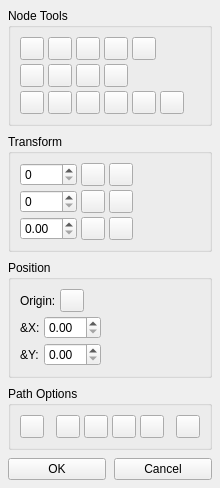
<?xml version="1.0" encoding="UTF-8"?>
<ui version="4.0">
 <class>nodePalette</class>
 <widget class="QWidget" name="nodePalette">
  <property name="geometry">
   <rect>
    <x>0</x>
    <y>0</y>
    <width>210</width>
    <height>381</height>
   </rect>
  </property>
  <property name="windowTitle">
   <string>Form</string>
  </property>
  <layout class="QVBoxLayout" name="verticalLayout">
   <property name="spacing">
    <number>8</number>
   </property>
   <property name="leftMargin">
    <number>8</number>
   </property>
   <property name="topMargin">
    <number>8</number>
   </property>
   <property name="rightMargin">
    <number>8</number>
   </property>
   <property name="bottomMargin">
    <number>8</number>
   </property>
   <item>
    <widget class="QGroupBox" name="nodeToolsSection">
     <property name="title">
      <string>Node Tools</string>
     </property>
     <layout class="QGridLayout" name="gridLayout">
     <property name="spacing">
      <number>4</number>
     </property>
     <item row="2" column="4">
      <widget class="QToolButton" name="PolyShearU">
       <property name="text">
        <string/>
       </property>
      </widget>
     </item>
     <item row="0" column="6">
      <spacer name="horizontalSpacer">
       <property name="orientation">
        <enum>Qt::Orientation::Horizontal</enum>
       </property>
       <property name="sizeHint" stdset="0">
        <size>
         <width>0</width>
         <height>20</height>
        </size>
       </property>
      </spacer>
     </item>
     <item row="0" column="2">
      <widget class="QToolButton" name="AddNode">
       <property name="text">
        <string/>
       </property>
      </widget>
     </item>
     <item row="1" column="2">
      <widget class="QToolButton" name="IndependentMove">
       <property name="text">
        <string/>
       </property>
      </widget>
     </item>
     <item row="1" column="0">
      <widget class="QToolButton" name="SymMove">
       <property name="text">
        <string/>
       </property>
      </widget>
     </item>
     <item row="0" column="4">
      <widget class="QToolButton" name="PolySplit">
       <property name="text">
        <string/>
       </property>
      </widget>
     </item>
     <item row="2" column="3">
      <widget class="QToolButton" name="PolyShearR">
       <property name="text">
        <string/>
       </property>
      </widget>
     </item>
     <item row="1" column="1">
      <widget class="QToolButton" name="AsymMove">
       <property name="text">
        <string/>
       </property>
      </widget>
     </item>
     <item row="0" column="0">
      <widget class="QToolButton" name="MoveNode">
       <property name="text">
        <string/>
       </property>
      </widget>
     </item>
     <item row="2" column="5">
      <widget class="QToolButton" name="PolyShearD">
       <property name="text">
        <string/>
       </property>
      </widget>
     </item>
     <item row="0" column="1">
      <widget class="QToolButton" name="EditControl">
       <property name="text">
        <string/>
       </property>
      </widget>
     </item>
     <item row="2" column="2">
      <widget class="QToolButton" name="PolyShearL">
       <property name="text">
        <string/>
       </property>
      </widget>
     </item>
     <item row="2" column="1">
      <widget class="QToolButton" name="PolyMirrorV">
       <property name="text">
        <string/>
       </property>
      </widget>
     </item>
     <item row="0" column="3">
      <widget class="QToolButton" name="DeleteNode">
       <property name="text">
        <string/>
       </property>
      </widget>
     </item>
     <item row="2" column="0">
      <widget class="QToolButton" name="PolyMirrorH">
       <property name="text">
        <string/>
       </property>
      </widget>
     </item>
     <item row="1" column="3">
      <widget class="QToolButton" name="BezierClose">
       <property name="text">
        <string/>
       </property>
      </widget>
     </item>
     </layout>
    </widget>
   </item>
   <item>
    <widget class="QGroupBox" name="transformSection">
     <property name="title">
      <string>Transform</string>
     </property>
     <layout class="QGridLayout" name="gridLayout_2">
     <property name="spacing">
      <number>4</number>
     </property>
     <item row="0" column="0">
      <widget class="QSpinBox" name="RotVal"/>
     </item>
     <item row="2" column="0">
      <widget class="ScrSpinBox" name="scaleDistance"/>
     </item>
     <item row="2" column="1">
      <widget class="QToolButton" name="Enlarge">
       <property name="text">
        <string/>
       </property>
      </widget>
     </item>
     <item row="0" column="2">
      <widget class="QToolButton" name="RotateCW">
       <property name="text">
        <string/>
       </property>
      </widget>
     </item>
     <item row="1" column="2">
      <widget class="QToolButton" name="Shrink">
       <property name="text">
        <string/>
       </property>
      </widget>
     </item>
     <item row="1" column="0">
      <widget class="QSpinBox" name="scalePercentage"/>
     </item>
     <item row="0" column="1">
      <widget class="QToolButton" name="RotateCCW">
       <property name="text">
        <string/>
       </property>
      </widget>
     </item>
     <item row="2" column="2">
      <widget class="QToolButton" name="Reduce">
       <property name="text">
        <string/>
       </property>
      </widget>
     </item>
     <item row="1" column="1">
      <widget class="QToolButton" name="Expand">
       <property name="text">
        <string/>
       </property>
      </widget>
     </item>
     <item row="0" column="3">
      <spacer name="horizontalSpacer_4">
       <property name="orientation">
        <enum>Qt::Orientation::Horizontal</enum>
       </property>
       <property name="sizeHint" stdset="0">
        <size>
         <width>0</width>
         <height>20</height>
        </size>
       </property>
      </spacer>
     </item>
     </layout>
    </widget>
   </item>
   <item>
    <widget class="QGroupBox" name="positionSection">
     <property name="title">
      <string>Position</string>
     </property>
     <layout class="QGridLayout" name="gridLayout_3">
     <property name="spacing">
      <number>4</number>
     </property>
     <item row="1" column="1">
      <widget class="ScrSpinBox" name="XSpin"/>
     </item>
     <item row="1" column="0">
      <widget class="QLabel" name="TextLabel1">
       <property name="text">
        <string>&amp;X:</string>
       </property>
      </widget>
     </item>
     <item row="1" column="2">
      <spacer name="horizontalSpacer_3">
       <property name="orientation">
        <enum>Qt::Orientation::Horizontal</enum>
       </property>
       <property name="sizeHint" stdset="0">
        <size>
         <width>0</width>
         <height>20</height>
        </size>
       </property>
      </spacer>
     </item>
     <item row="2" column="1">
      <widget class="ScrSpinBox" name="YSpin"/>
     </item>
     <item row="2" column="0">
      <widget class="QLabel" name="TextLabel2">
       <property name="text">
        <string>&amp;Y:</string>
       </property>
      </widget>
     </item>
     <item row="0" column="0" colspan="3">
      <layout class="QHBoxLayout" name="horizontalLayout_2">
       <item>
        <widget class="QLabel" name="PosOriginLabel">
         <property name="text">
          <string>Origin:</string>
         </property>
        </widget>
       </item>
       <item>
        <widget class="DropdownButton" name="PosOriginButton">
         <property name="text">
          <string/>
         </property>
        </widget>
       </item>
       <item>
        <spacer name="horizontalSpacer_2">
         <property name="orientation">
          <enum>Qt::Orientation::Horizontal</enum>
         </property>
         <property name="sizeHint" stdset="0">
          <size>
           <width>0</width>
           <height>20</height>
          </size>
         </property>
        </spacer>
       </item>
      </layout>
     </item>
     </layout>
    </widget>
   </item>
   <item>
    <widget class="QGroupBox" name="pathOptionsSection">
     <property name="title">
      <string>Path Options</string>
     </property>
     <layout class="QHBoxLayout" name="horizontalLayout_3">
     <property name="spacing">
      <number>4</number>
     </property>
     <item>
      <widget class="QToolButton" name="PreviewMode">
       <property name="text">
        <string/>
       </property>
       <property name="checkable">
        <bool>true</bool>
       </property>
      </widget>
     </item>
     <item>
      <spacer name="horizontalSpacer_6">
       <property name="orientation">
        <enum>Qt::Orientation::Horizontal</enum>
       </property>
       <property name="sizeType">
        <enum>QSizePolicy::Policy::Fixed</enum>
       </property>
       <property name="sizeHint" stdset="0">
        <size>
         <width>8</width>
         <height>20</height>
        </size>
       </property>
      </spacer>
     </item>
     <item>
      <widget class="QToolButton" name="EditCont">
       <property name="text">
        <string/>
       </property>
       <property name="checkable">
        <bool>true</bool>
       </property>
      </widget>
     </item>
     <item>
      <widget class="QToolButton" name="ResetCont">
       <property name="text">
        <string/>
       </property>
      </widget>
     </item>
     <item>
      <widget class="QToolButton" name="ResetContClip">
       <property name="text">
        <string/>
       </property>
      </widget>
     </item>
     <item>
      <widget class="QToolButton" name="ResetShape2Clip">
       <property name="text">
        <string/>
       </property>
      </widget>
     </item>
     <item>
      <spacer name="horizontalSpacer_7">
       <property name="orientation">
        <enum>Qt::Orientation::Horizontal</enum>
       </property>
       <property name="sizeType">
        <enum>QSizePolicy::Policy::Fixed</enum>
       </property>
       <property name="sizeHint" stdset="0">
        <size>
         <width>8</width>
         <height>20</height>
        </size>
       </property>
      </spacer>
     </item>
     <item>
      <widget class="QToolButton" name="resetDefaultButton">
       <property name="text">
        <string/>
       </property>
      </widget>
     </item>
     <item>
      <spacer name="horizontalSpacer_5">
       <property name="orientation">
        <enum>Qt::Orientation::Horizontal</enum>
       </property>
       <property name="sizeHint" stdset="0">
        <size>
         <width>0</width>
         <height>20</height>
        </size>
       </property>
      </spacer>
     </item>
     </layout>
    </widget>
   </item>
   <item>
    <spacer name="verticalSpacer">
     <property name="orientation">
      <enum>Qt::Orientation::Vertical</enum>
     </property>
     <property name="sizeHint" stdset="0">
      <size>
       <width>20</width>
       <height>0</height>
      </size>
     </property>
    </spacer>
   </item>
   <item>
    <layout class="QHBoxLayout" name="horizontalLayout">
     <item>
      <widget class="QPushButton" name="editEditButton">
       <property name="text">
        <string>OK</string>
       </property>
      </widget>
     </item>
     <item>
      <widget class="QPushButton" name="cancelEditButton">
       <property name="text">
        <string>Cancel</string>
       </property>
      </widget>
     </item>
    </layout>
   </item>
  </layout>
 </widget>
 <customwidgets>
  <customwidget>
   <class>ScrSpinBox</class>
   <extends>QDoubleSpinBox</extends>
   <header location="global">ui/scrspinbox.h</header>
  </customwidget>
  <customwidget>
   <class>DropdownButton</class>
   <extends>QToolButton</extends>
   <header>ui/widgets/dropdown_button.h</header>
  </customwidget>
 </customwidgets>
 <tabstops>
  <tabstop>MoveNode</tabstop>
  <tabstop>EditControl</tabstop>
  <tabstop>AddNode</tabstop>
  <tabstop>DeleteNode</tabstop>
  <tabstop>PolySplit</tabstop>
  <tabstop>SymMove</tabstop>
  <tabstop>AsymMove</tabstop>
  <tabstop>IndependentMove</tabstop>
  <tabstop>BezierClose</tabstop>
  <tabstop>PolyMirrorH</tabstop>
  <tabstop>PolyMirrorV</tabstop>
  <tabstop>PolyShearL</tabstop>
  <tabstop>PolyShearR</tabstop>
  <tabstop>PolyShearU</tabstop>
  <tabstop>PolyShearD</tabstop>
  <tabstop>RotVal</tabstop>
  <tabstop>RotateCCW</tabstop>
  <tabstop>RotateCW</tabstop>
  <tabstop>scalePercentage</tabstop>
  <tabstop>Expand</tabstop>
  <tabstop>Shrink</tabstop>
  <tabstop>scaleDistance</tabstop>
  <tabstop>Enlarge</tabstop>
  <tabstop>Reduce</tabstop>
  <tabstop>PosOriginButton</tabstop>
  <tabstop>XSpin</tabstop>
  <tabstop>YSpin</tabstop>
  <tabstop>PreviewMode</tabstop>
  <tabstop>EditCont</tabstop>
  <tabstop>ResetCont</tabstop>
  <tabstop>ResetContClip</tabstop>
  <tabstop>ResetShape2Clip</tabstop>
  <tabstop>resetDefaultButton</tabstop>
  <tabstop>editEditButton</tabstop>
  <tabstop>cancelEditButton</tabstop>
 </tabstops>
 <resources/>
 <connections/>
</ui>
